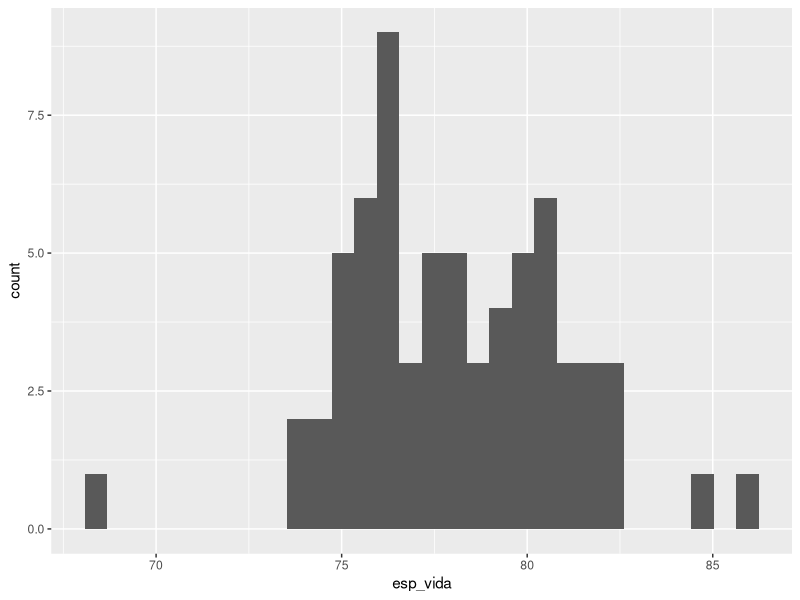
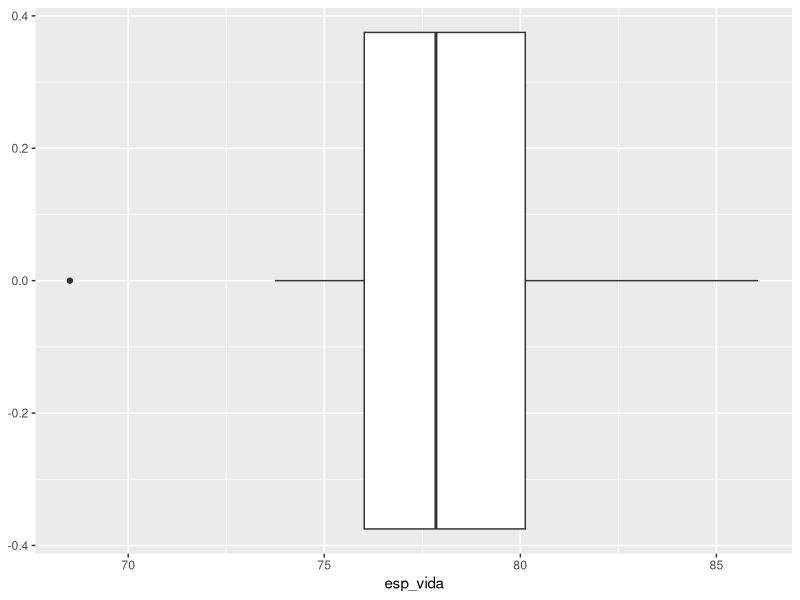
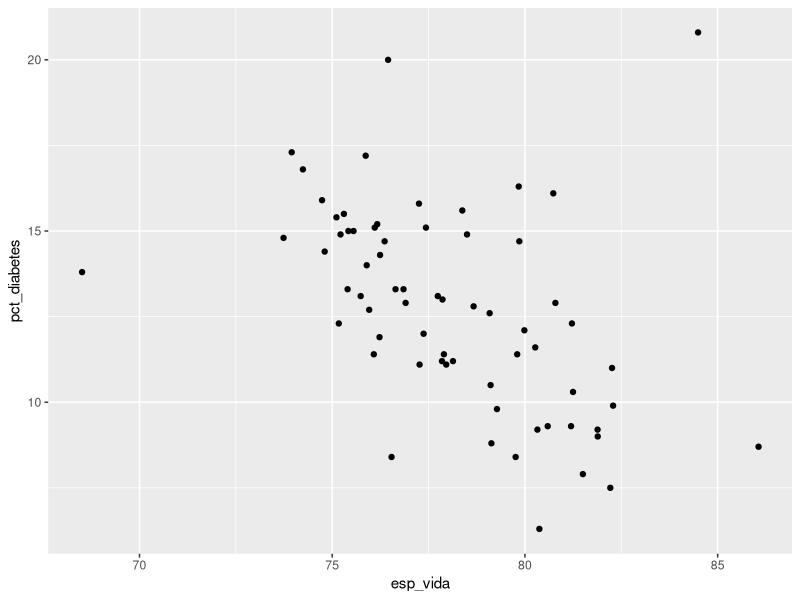
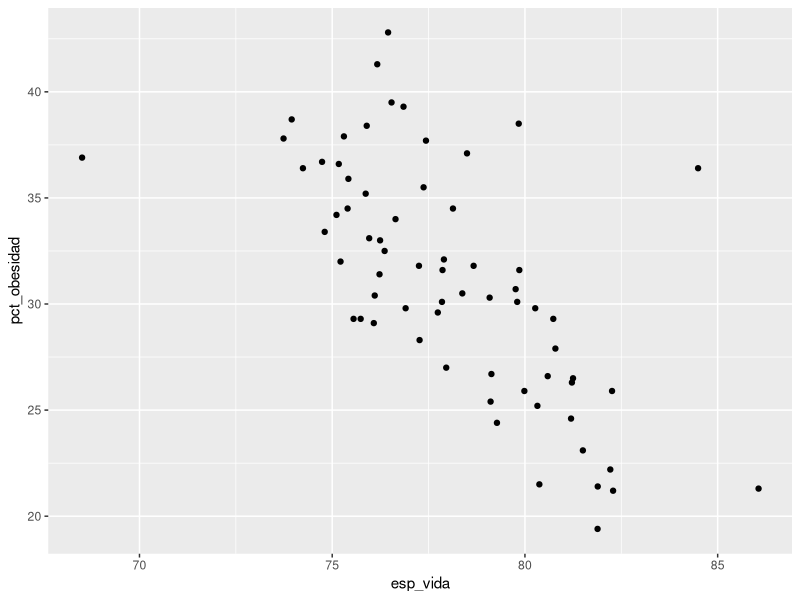
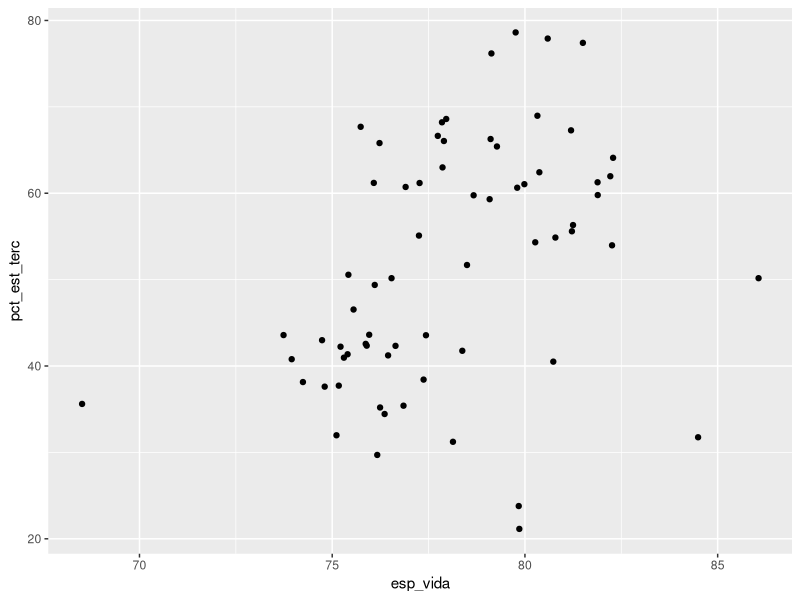
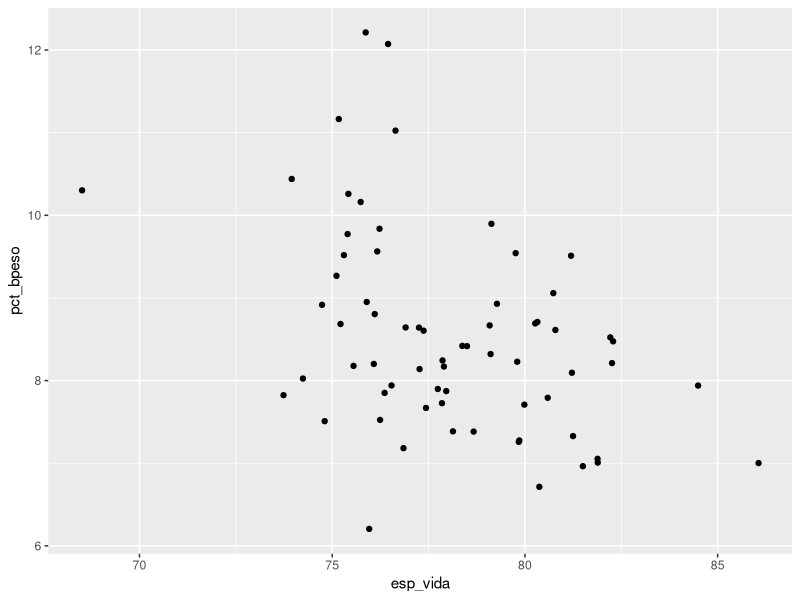
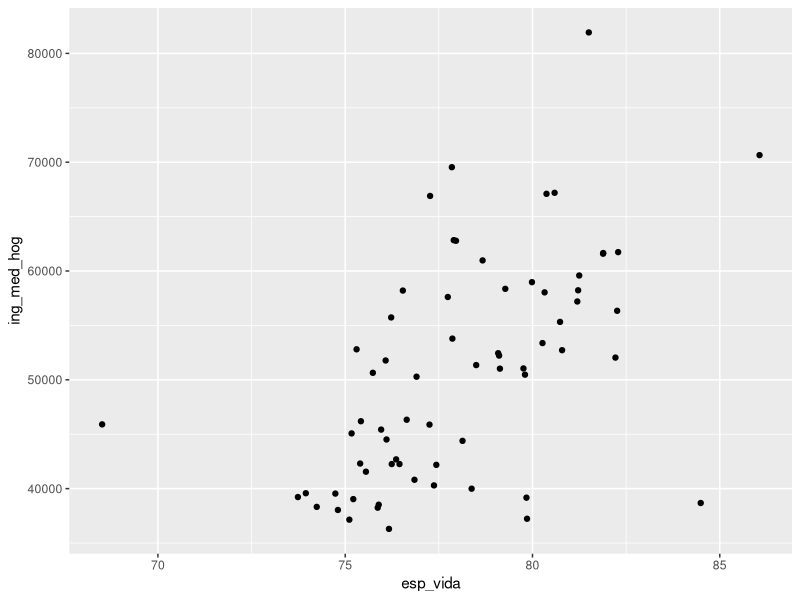
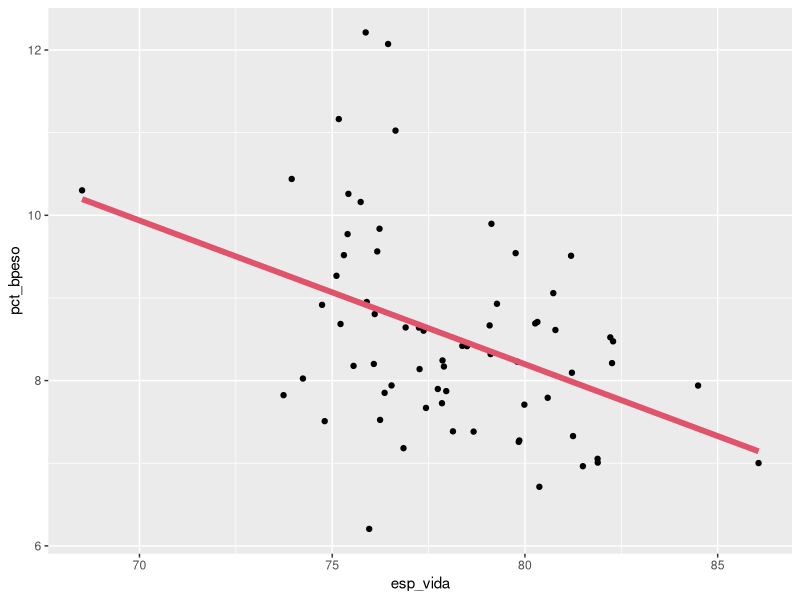

Recreate these plots in R, in order.
library(readxl)
library(tidyverse)

#Cargamos los datos

condados <- read_excel("Laboratorio/condados.xlsx",na="NA")

class(condados)

condados<-as.data.frame(condados)

class(condados)

table(condados$estado)

#¿Cuántos condados hay por estado?

cuenta <- condados %>% group_by(.,estado) %>% count(.) 

#Nos quedamos con Florida

Florida <- condados %>% filter(.,estado == "Florida")

str(Florida$esp_vida)

#Graficamos la esperanza de vida en Florida

ggplot(data=Florida)+geom_histogram(mapping = aes(x=esp_vida))

ggplot(data=Florida)+geom_boxplot(mapping = aes(x=esp_vida))


#Variables explicativas X


variables_X <- Florida %>% select(c(esp_vida,pct_diabetes,pct_obesidad,pct_est_terc,pct_bpeso,ing_med_hog))


b <- summary(variables_X)
 


varianzas <- c(var(variables_X$pct_diabetes),var(variables_X$pct_obesidad),var(variables_X$pct_est_terc),var(variables_X$pct_bpeso),var(variables_X$ing_med_hog))


desvios <- c(sd(variables_X$pct_diabetes),sd(variables_X$pct_obesidad),sd(variables_X$pct_est_terc),sd(variables_X$pct_bpeso),sd(variables_X$ing_med_hog))

dispersion <- as.data.frame(rbind(varianzas,desvios))

minimo <- variables_X %>% summarise_all(.,list(min))

mediana <- variables_X %>% summarise_all(.,list(median))

media <- variables_X %>% summarise_all(.,list(mean))

maximo <- variables_X %>% summarise_all(.,list(max))

varianza <- variables_X %>% summarise_all(.,list(var))

desvio <- variables_X %>% summarise_all(.,list(sd))


as.data.frame(dispersion)

class(dispersion)

descriptiva <- rbind(minimo,mediana,media,maximo,varianza,desvio)

rownames(descriptiva)<-c("Min","Med","Mean","Max","Var","Sd")


  
  
  #Analisis descriptivo bivariado


ggplot(data=Florida)+geom_point(aes(x=esp_vida,y=pct_diabetes))

ggplot(data=Florida)+geom_point(aes(x=esp_vida,y=pct_obesidad))

ggplot(data=Florida)+geom_point(aes(x=esp_vida,y=pct_est_terc))

ggplot(data=Florida)+geom_point(aes(x=esp_vida,y=pct_bpeso))

ggplot(data=Florida)+geom_point(aes(x=esp_vida,y=ing_med_hog))



#Estime el valor de correlacion de la esperanza de vida con cada variable explicativa


round(cor(variables_X),4)




#Estime la correlacion de variables explicativas entre ellas




#Regresion lineal simple


mod1 <- lm(esp_vida ~ ing_med_hog, data = variables_X)

coef(mod1)

help(I)

mod2 <- lm(esp_vida ~ I(ing_med_hog/1000), data = variables_X)

coef(mod2)

#Cuanto vale R2?


summary(mod2)



0.5509**2

#Agregue la recta de regresion al diagrama de dispersion



ggplot(data=Florida,aes(x=esp_vida,y=pct_bpeso))+geom_point()+geom_smooth(method = "lm", se=F, col =2, size =2)

ggplot(data=Florida,aes(x=esp_vida,y=pct_bpeso))+geom_point()+geom_smooth(method = "lm", se=F, col =2, size =2)

ggplot(data=Florida,aes(x=esp_vida,y=pct_bpeso))+geom_point()+geom_smooth(method = "lm", se=F, col =2, size =2)

ggplot(data=Florida,aes(x=esp_vida,y=pct_bpeso))+geom_point()+geom_smooth(method = "lm", se=F, col =2, size =2)

ggplot(data=Florida, aes(x=esp_vida,y=ing_med_hog))+geom_point()+geom_smooth(method = "lm", se=F, col =2, size =2)





















































